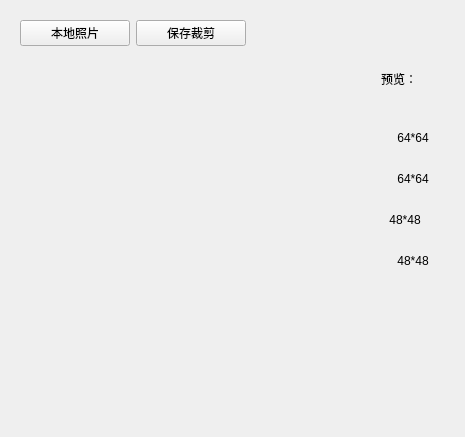
<?xml version="1.0" encoding="UTF-8"?>
<ui version="4.0">
 <class>PictureEditWidget</class>
 <widget class="QWidget" name="PictureEditWidget">
  <property name="geometry">
   <rect>
    <x>0</x>
    <y>0</y>
    <width>465</width>
    <height>437</height>
   </rect>
  </property>
  <property name="windowTitle">
   <string>Form</string>
  </property>
  <property name="styleSheet">
   <string notr="true"/>
  </property>
  <layout class="QVBoxLayout" name="verticalLayout_2">
   <item>
    <widget class="QWidget" name="widgetButton" native="true">
     <layout class="QHBoxLayout" name="horizontalLayout_2">
      <item>
       <widget class="QPushButton" name="btnLoad">
        <property name="minimumSize">
         <size>
          <width>110</width>
          <height>24</height>
         </size>
        </property>
        <property name="text">
         <string>本地照片</string>
        </property>
        <property name="icon">
         <iconset>
          <normaloff>:/PictureEdit/Resources/photo.png</normaloff>:/PictureEdit/Resources/photo.png</iconset>
        </property>
       </widget>
      </item>
      <item>
       <widget class="QPushButton" name="btnSave">
        <property name="minimumSize">
         <size>
          <width>110</width>
          <height>24</height>
         </size>
        </property>
        <property name="text">
         <string>保存裁剪</string>
        </property>
        <property name="icon">
         <iconset>
          <normaloff>:/PictureEdit/Resources/svae.png</normaloff>:/PictureEdit/Resources/svae.png</iconset>
        </property>
       </widget>
      </item>
      <item>
       <spacer name="horizontalSpacer">
        <property name="orientation">
         <enum>Qt::Horizontal</enum>
        </property>
        <property name="sizeHint" stdset="0">
         <size>
          <width>169</width>
          <height>20</height>
         </size>
        </property>
       </spacer>
      </item>
     </layout>
    </widget>
   </item>
   <item>
    <layout class="QHBoxLayout" name="horizontalLayout_3" stretch="1,0">
     <property name="spacing">
      <number>0</number>
     </property>
     <item>
      <widget class="QWidget" name="widgetLoad" native="true">
       <property name="styleSheet">
        <string notr="true"/>
       </property>
       <layout class="QHBoxLayout" name="horizontalLayout">
        <property name="spacing">
         <number>0</number>
        </property>
        <property name="leftMargin">
         <number>0</number>
        </property>
        <property name="topMargin">
         <number>0</number>
        </property>
        <property name="rightMargin">
         <number>0</number>
        </property>
        <property name="bottomMargin">
         <number>0</number>
        </property>
        <item alignment="Qt::AlignHCenter|Qt::AlignVCenter">
         <widget class="QLabel" name="labelPreview">
          <property name="minimumSize">
           <size>
            <width>150</width>
            <height>150</height>
           </size>
          </property>
          <property name="text">
           <string/>
          </property>
          <property name="alignment">
           <set>Qt::AlignCenter</set>
          </property>
         </widget>
        </item>
       </layout>
      </widget>
     </item>
     <item>
      <widget class="QWidget" name="widgetView" native="true">
       <layout class="QVBoxLayout" name="verticalLayout">
        <property name="spacing">
         <number>10</number>
        </property>
        <item>
         <widget class="QLabel" name="label">
          <property name="styleSheet">
           <string notr="true"/>
          </property>
          <property name="text">
           <string>预览：</string>
          </property>
         </widget>
        </item>
        <item>
         <widget class="QLabel" name="label64">
          <property name="minimumSize">
           <size>
            <width>64</width>
            <height>64</height>
           </size>
          </property>
          <property name="maximumSize">
           <size>
            <width>48</width>
            <height>48</height>
           </size>
          </property>
          <property name="text">
           <string>64*64</string>
          </property>
          <property name="alignment">
           <set>Qt::AlignCenter</set>
          </property>
         </widget>
        </item>
        <item>
         <widget class="QLabel" name="label_2">
          <property name="text">
           <string>64*64</string>
          </property>
          <property name="alignment">
           <set>Qt::AlignCenter</set>
          </property>
         </widget>
        </item>
        <item>
         <widget class="QLabel" name="label48">
          <property name="minimumSize">
           <size>
            <width>48</width>
            <height>48</height>
           </size>
          </property>
          <property name="maximumSize">
           <size>
            <width>48</width>
            <height>48</height>
           </size>
          </property>
          <property name="text">
           <string>48*48</string>
          </property>
          <property name="alignment">
           <set>Qt::AlignCenter</set>
          </property>
         </widget>
        </item>
        <item>
         <widget class="QLabel" name="label_3">
          <property name="text">
           <string>48*48</string>
          </property>
          <property name="alignment">
           <set>Qt::AlignCenter</set>
          </property>
         </widget>
        </item>
        <item>
         <spacer name="verticalSpacer">
          <property name="orientation">
           <enum>Qt::Vertical</enum>
          </property>
          <property name="sizeHint" stdset="0">
           <size>
            <width>20</width>
            <height>111</height>
           </size>
          </property>
         </spacer>
        </item>
       </layout>
      </widget>
     </item>
    </layout>
   </item>
  </layout>
 </widget>
 <resources/>
 <connections/>
</ui>
